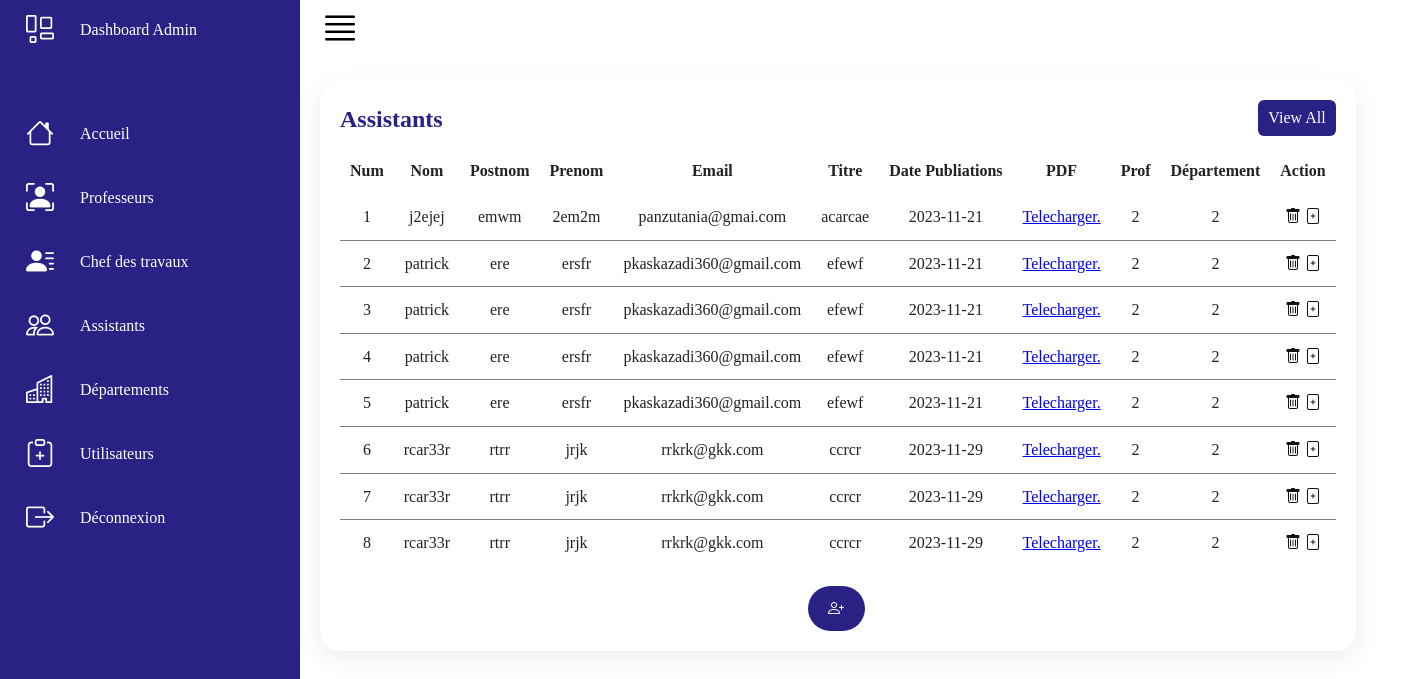
Page /Ass.php on the committed database.
### tables this page shows
CREATE TABLE IF NOT EXISTS `ass` (
  `IdAss` int NOT NULL AUTO_INCREMENT,
  `Nom` varchar(25) DEFAULT NULL,
  `Postnom` varchar(25) DEFAULT NULL,
  `Prenom` varchar(25) DEFAULT NULL,
  `Email` varchar(255) DEFAULT NULL,
  `Tel` varchar(25) DEFAULT NULL,
  `Sexe` enum('M','F') DEFAULT NULL,
  `Article` varchar(255) DEFAULT NULL,
  `Date` date DEFAULT NULL,
  `Pdf` varchar(255) DEFAULT NULL,
  `FKIdProf` int DEFAULT NULL,
  `FKIdDep` int DEFAULT NULL,
  PRIMARY KEY (`IdAss`),
  KEY `FKIdProf` (`FKIdProf`),
  KEY `FKIdDep` (`FKIdDep`)
);

### Ass.php (the view, shortened to what this page needs)
<?php
$db_host = "localhost";
$db_user = "root";
$db_pass = "";
$db_name = "publications";
 $conn = new mysqli($db_host, $db_user, $db_pass, $db_name);
$sql = "SELECT *FROM ass";
$result = $conn->query($sql);
?>
<!DOCTYPE html>
<html lang="fr">
<head>
    <link rel="stylesheet" href="Style/Dashboard.css">
    <link rel="stylesheet" href="Js/main.Js">
    <link href="Sheria-icons/Sheria-icons.css" rel="stylesheet">
</head>
<body>
    <div class="container">
        <div class="navigation">
            <ul>
                <li>
                    <a href="#">
                        <span class="icon">
                            <ion-icon class="bi bi-layout-wtf"></ion-icon>
                        </span>
                        <span class="title">Dashboard Admin</span>
                    </a>
                </li>
                <li>
                    <a href="Dashboard.php">
                        <span class="icon">
                            <ion-icon class="bi bi-house"></ion-icon>
                        </span>
                        <span class="title">Accueil</span>
                    </a>
                </li>
                <li>
                    <a href="Professeur.php">
                        <span class="icon">
                            <ion-icon class="bi bi-person-bounding-box"></ion-icon>
                        </span>
                        <span class="title">Professeurs</span>
                    </a>
                </li>
                <li>
                    <a href="CT.php">
                        <span class="icon">
                            <ion-icon class="bi bi-person-lines-fill"></ion-icon>
                        </span>
                        <span class="title">Chef des travaux</span>
                    </a>
                </li>
                <li>
                    <a href="#">
                        <span class="icon">
                            <ion-icon class="bi bi-people"></ion-icon>
                        </span>
                        <span class="title">Assistants</span>
                    </a>
                </li>
                <li>
                    <a href="Depart.php">
                        <span class="icon">
                            <ion-icon class="bi bi-building"></ion-icon>
                        </span>
                        <span class="title">Départements</span>
                    </a>
                </li>
                <li>
                    <a href="Utilisateur.php">
                        <span class="icon">
                            <ion-icon class="bi bi-clipboard-plus"></ion-icon>
                        </span>
                        <span class="title">Utilisateurs</span>
                    </a>
                </li>
                <li>
                    <a href="Login Admin.php">
                        <span class="icon">
                            <ion-icon class="bi bi-box-arrow-right"></ion-icon>
                        </span>
                        <span class="title">Déconnexion</span>
                    </a>
                </li>
            </ul>
        </div>
        <div class="main">
            <div class="topbar">
                <div class="toggle">
                    <ion-icon class="bi bi-justify"></ion-icon>
                </div>
            </div>
        <div class="details">
            <div class="recentOrders">
                <div class="cardHeader">
                    <h2>Assistants</h2>
                    <a href="#" class="btn">View All</a>
                </div>
                <table>
                    <thead>
                        <tr>
                            <td>Num</td>
                            <td>Nom</td>
                            <td>Postnom</td>
                            <td>Prenom</td>
                            <td>Email</td>
                            <td>Titre</td>
                            <td>Date Publiations</td>
                            <td>PDF</td>
                            <td>Prof</td>
                            <td>Département</td>
                            <td>Action</td>
                        </tr>
                    </thead>
                    <tbody>
                    <?php
                        $index=1;
                        if ($result->num_rows > 0) {
                         while ($row = $result->fetch_assoc()) {
                        $file_path = "uploads/" . $row['Pdf'];
                    ?>
                        <tr>
                            <td> <?php echo $index; ?> </td>
                            <td><?php echo $row['Nom']; ?></td>
                            <td><?php echo $row['Postnom']; ?></td>
                            <td><?php echo $row['Prenom']; ?></td>
                            <td><?php echo $row['Email']; ?></td>
                            <td><?php echo $row['Article']; ?></td>
                            <td><?php echo $row['Date']; ?></td>
                            <td><a href="<?php echo $file_path; ?>" download>Telecharger.</a></td>
                            <td><?php echo $row['FKIdProf']; ?></td>
                            <td><?php echo $row['FKIdDep']; ?></td>
                            <td>
                                <a href="SupprimerAss.php?IdAss=<?php echo $row['IdAss']; ?>" class="Sup">
                                    <ion-icon class="bi bi-trash"></ion-icon>
                                </a>
                                <a href="ModifierAss.php?IdAss=<?php echo $row['IdAss']; ?>" class="Mod">
                                    <ion-icon class="bi bi-file-plus"></ion-icon>
                                </a>
                            </td>
                        <?php
                        $index++;
                            }
                        } else {
                        ?>
                    <?php
                    }
                    ?>
                    </tbody>
                </table>
                <div class="inputboite">
                    <a href="FormAss.php" class="btn2"><ion-icon class="bi bi-person-plus"></ion-icon></a>
                </div>
            </div>
        </div>
    </div>
</div>
</body>
</html>

### Style/Dashboard.css (style rules this page uses)
* { font-family: Maiandra GD; margin: 0px; padding: 0px; box-sizing: border-box; scroll-behavior: smooth; }
body { font-size: 16px; font-family: "montserrat", sans-serif; line-height: 1.6; margin: 0; font-weight: 500; background: #fbfbfb; }
.container { position: relative; width: 100%; }
.navigation { position: fixed; width: 300px; height: 100%; background: #2a2185; border-left: 10px solid #2a2185; transition: 0.5s; overflow: hidden; }
.navigation ul { position: absolute; top: 0; left: 0; width: 100%; }
.navigation ul li { position: relative; width: 100%; list-style: none; border-top-left-radius: 30px; border-bottom-left-radius: 30px; }
.navigation ul li:nth-child(1) { margin-bottom: 40px; pointer-events: none; }
.navigation ul li a { position: relative; display: block; width: 100%; display: flex; text-decoration: none; color: #fff; }
.navigation ul li a .icon { position: relative; display: block; min-width: 60px; line-height: 60px; text-align: center; }
.navigation ul li a .icon ion-icon { font-size: 1.75rem; }
.navigation ul li a .title { position: relative; display: block; padding: 0 10px; height: 60px; line-height: 60px; text-align: start; white-space: nowrap; }
.main { position: absolute; left: 300px; min-height: 100vh; background: #fff; transition: 0.5s; }
.topbar { width: 100%; height: 60px; display: flex; justify-content: space-between; align-items: center; padding: 0 10px; }
.toggle { position: relative; width: 60px; display: flex; justify-content: center; align-items: center; font-size: 2.5rem; cursor: pointer; }
.details { position: relative; width: 100%; padding: 20px; display: grid; grid-template-columns: 2fr 1fr; grid-gap: 30px; }
.details .recentOrders { position: relative; display: grid; min-height: 500px; background: #fff; padding: 20px; box-shadow: 0 7px 25px rgba(0, 0, 0, 0.08); border-radius: 20px; }
.details .cardHeader { display: flex; justify-content: space-between; align-items: flex-start; }
.cardHeader h2 { font-weight: 600; color: #2a2185; }
.cardHeader .btn { position: relative; padding: 5px 10px; background: #2a2185; text-decoration: none; color: #fff; border-radius: 6px; }
.details table { width: 100%; border-collapse: collapse; margin-top: 10px; white-space: nowrap; }
.details table thead td { font-weight: 600; text-align: left; }
.details .recentOrders table tr { color: #222; border-bottom: 1px solid gray; text-align: left; }
.details .recentOrders table tr:last-child { border-bottom: none; }
.Sup { color: #151111; text-decoration: none; width: 20px; height: 20px; transition: 0.3s; }
.Mod { color: #151111; text-decoration: none; width: 20px; height: 20px; transition: 0.3s; }
.details .recentOrders table tr td { padding: 10px; text-align: center; }
.details .recentOrders table tr td:last-child { text-align: center; }
.details .recentOrders table tr td:nth-child(2) { text-align: center; }
.details .recentOrders table tr td:nth-child(3) { text-align: center; }
.details .recentOrders table tr td:nth-child(4) { text-align: center; }
.details .recentOrders table tr td:nth-child(5) { text-align: center; }
.details .recentOrders table tr td:nth-child(6) { text-align: center; }
.details .recentOrders table tr td:nth-child(7) { text-align: center; }
.details .recentOrders table tr td:nth-child(8) { text-align: center; }
.details .recentOrders table tr td:nth-child(9) { text-align: center; }

### Ass.php (style rules this page uses)
.btn2 { font-size: 1em; color: #fff; background: #2a2185; padding: 10px 20px; display: inline-block; margin-top: 20px; text-transform: uppercase; text-decoration: none; letter-spacing: 1px; transition: 0.5s; margin-left: 47%; border-radius: 2rem; }

### rows in the picture
ass: Nom "j2ejej", Postnom "emwm", Prenom "2em2m", Email "panzutania@gmai.com", Article "acarcae", Date "2023-11-21", FKIdProf "2", FKIdDep "2"
ass: Nom "patrick", Postnom "ere", Prenom "ersfr", Email "pkaskazadi360@gmail.com", Article "efewf", Date "2023-11-21", FKIdProf "2", FKIdDep "2"
ass: Nom "patrick", Postnom "ere", Prenom "ersfr", Email "pkaskazadi360@gmail.com", Article "efewf", Date "2023-11-21", FKIdProf "2", FKIdDep "2"
ass: Nom "patrick", Postnom "ere", Prenom "ersfr", Email "pkaskazadi360@gmail.com", Article "efewf", Date "2023-11-21", FKIdProf "2", FKIdDep "2"
ass: Nom "patrick", Postnom "ere", Prenom "ersfr", Email "pkaskazadi360@gmail.com", Article "efewf", Date "2023-11-21", FKIdProf "2", FKIdDep "2"
ass: Nom "rcar33r", Postnom "rtrr", Prenom "jrjk", Email "rrkrk@gkk.com", Article "ccrcr", Date "2023-11-29", FKIdProf "2", FKIdDep "2"
ass: Nom "rcar33r", Postnom "rtrr", Prenom "jrjk", Email "rrkrk@gkk.com", Article "ccrcr", Date "2023-11-29", FKIdProf "2", FKIdDep "2"
ass: Nom "rcar33r", Postnom "rtrr", Prenom "jrjk", Email "rrkrk@gkk.com", Article "ccrcr", Date "2023-11-29", FKIdProf "2", FKIdDep "2"
